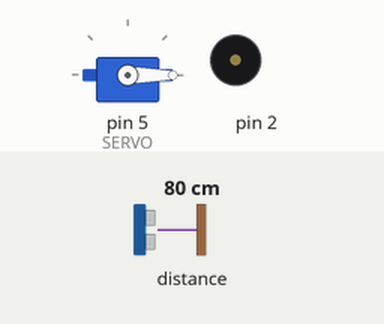
Bench run of a sketch on a simulated Arduino Uno, built with avr-gcc and run on an emulated ATmega328P. Shown: servo, buzzer (waves = sounding). The test bench sets the inputs (shaded band); at power-on: distance to the obstacle 80 cm. The echo pulse lasts 58.3 µs per cm; what the sketch prints to the serial monitor is not drawn.

Above: at 1.2 s.
1.3 s: distance to the obstacle set to 32 cm
2.8 s: distance to the obstacle set to 26 cm
At 3.27 s:
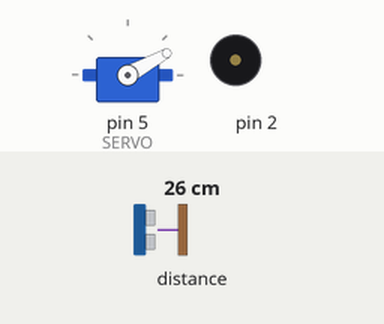
At 6.3 s:
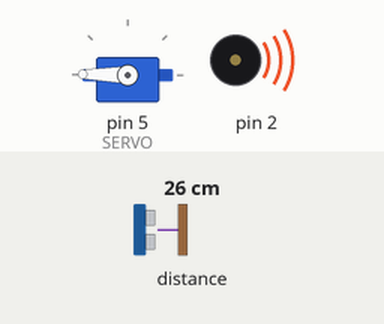
8.8 s: distance to the obstacle set to 35 cm
At 9.9 s:
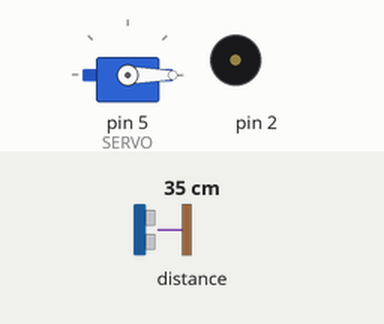
Timing chart, 0 to 11.8 s (numbered marks = the images above; inputs shaded):
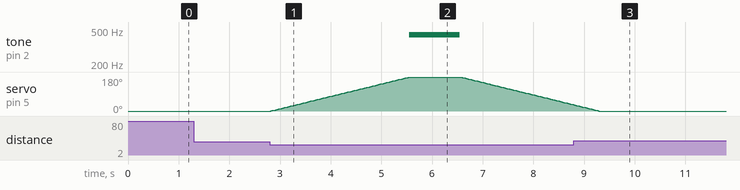

Measured:
- the behaviour switches between 30 and 29 cm on distance to the obstacle (found by bisection; images 0 and 1)
- after the input at 2.8 s, tone on pin 2: silent → 440 Hz after 2.7 s, → silent 1.0 s later; servo on pin 5 (SERVO): rises from 0° to 180° in 3.7 s, then falls to 33° in 2.2 s
- after the input at 8.8 s, tone on pin 2: stays silent (without the input it goes to 440 Hz after 3.2 s); servo on pin 5 (SERVO): goes on until 9.3 s, then stays 0°

The sketch:

buzzer_hc-sr05_microServo.ino
```cpp
#include <Ultrasonic.h>
#define TRIGGER_PIN  4
#define ECHO_PIN     0

Ultrasonic ultrasonic(TRIGGER_PIN, ECHO_PIN);


#include <Servo.h>
#define SERVO 5 // Porta Digital 6 PWM

Servo servo; // Variável Servo
int pos; // Posição Servo

void setup ()
{
  servo.attach(SERVO);
  Serial.begin(115200);
  servo.write(0); // Inicia motor posição zero
}

void loop()
{
  float cmMsec, inMsec;
  long microsec = ultrasonic.timing();

  cmMsec = ultrasonic.convert(microsec, Ultrasonic::CM);
  inMsec = ultrasonic.convert(microsec, Ultrasonic::IN);
  Serial.print("MS: ");
  Serial.print(microsec);
  Serial.print(", CM: ");
  Serial.print(cmMsec);
  Serial.print(", IN: ");
  Serial.println(inMsec);

  if(cmMsec<30)
  {
    for (pos = 0; pos < 180; pos++)
    {
      servo.write(pos);
      delay(15);
      Serial.println(pos);
    }

    tone(2,440); //buzzer
    delay(1000);
    noTone(2);

    for (pos = 180; pos >= 0; pos--)
    {
      servo.write(pos);
      delay(15);
      Serial.println(pos);
    }
  }
}
```
